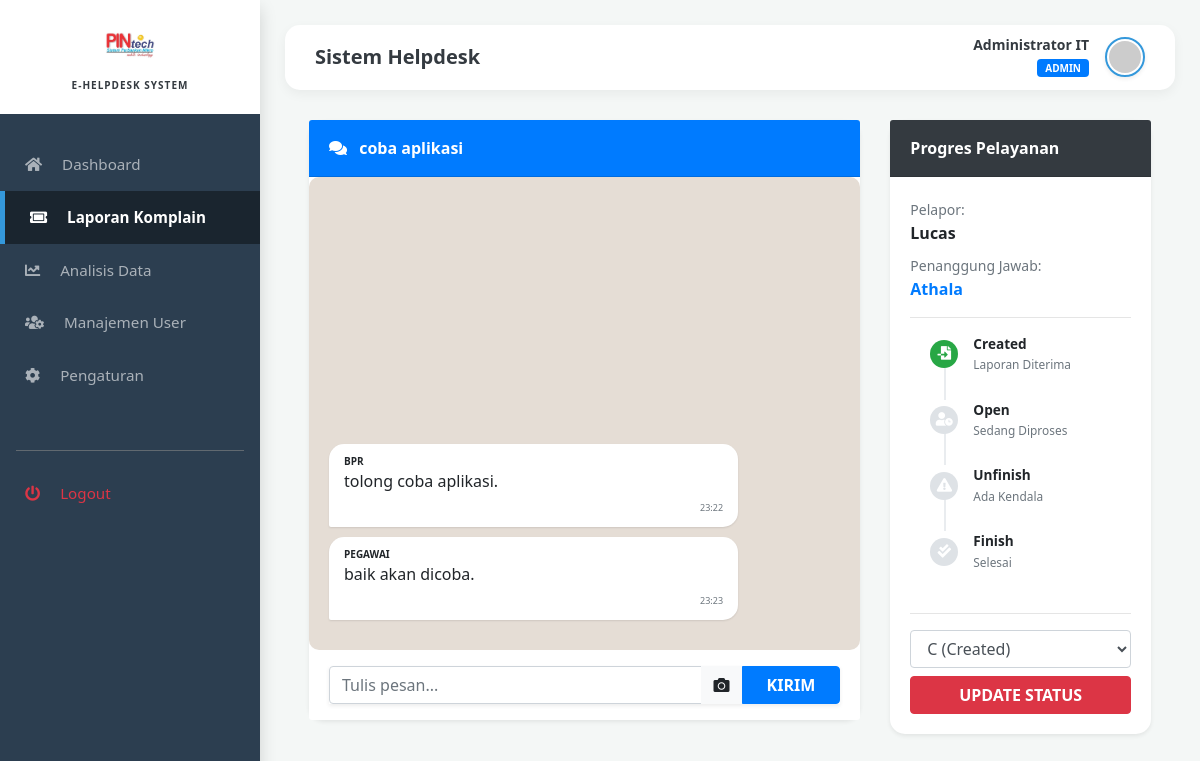
/detail_chat.php?id=5 (signed in), run on the app's committed database.
### tables this page shows
CREATE TABLE `chat` (
  `id_chat` int(11) NOT NULL,
  `id_bpr` int(11) DEFAULT NULL,
  `id_pegawai` int(11) DEFAULT NULL,
  `judul_masalah` varchar(200) DEFAULT NULL,
  `foto` varchar(255) DEFAULT NULL,
  `status` enum('C','O','U','F') DEFAULT 'C',
  `timestamp` datetime DEFAULT current_timestamp()
);

CREATE TABLE `detail_chat` (
  `id_detail` int(11) NOT NULL,
  `id_chat` int(11) DEFAULT NULL,
  `sender_id` int(11) DEFAULT NULL,
  `sender_role` enum('bpr','pegawai','supervisor','admin') DEFAULT NULL,
  `pesan` text DEFAULT NULL,
  `foto_lampiran` varchar(255) DEFAULT NULL,
  `timestamp` datetime DEFAULT current_timestamp()
);

CREATE TABLE `bpr` (
  `id_bpr` int(11) NOT NULL,
  `nama_bpr` varchar(100) DEFAULT NULL,
  `username` varchar(50) DEFAULT NULL,
  `password` varchar(255) DEFAULT NULL,
  `id_pegawai` int(11) DEFAULT NULL,
  `email` varchar(100) DEFAULT NULL,
  `status_akun` enum('pending','aktif') DEFAULT 'pending'
);

CREATE TABLE `pegawai` (
  `id_pegawai` int(11) NOT NULL,
  `nama` varchar(100) DEFAULT NULL,
  `role` enum('admin','pegawai','supervisor') DEFAULT NULL,
  `username` varchar(50) DEFAULT NULL,
  `password` varchar(255) DEFAULT NULL,
  `status_akun` enum('pending','aktif') DEFAULT 'aktif'
);

### detail_chat.php (the view, shortened to what this page needs)
<?php
include 'config.php';
include 'menu.php';
$id_chat = $_GET['id'];
$my_id = $_SESSION['id_user'];
$my_role = $_SESSION['role'];
$sql_info = "SELECT chat.*, bpr.nama_bpr, pegawai.nama as nama_pj
             FROM chat
             JOIN bpr ON chat.id_bpr = bpr.id_bpr
             LEFT JOIN pegawai ON chat.id_pegawai = pegawai.id_pegawai
             WHERE chat.id_chat='$id_chat'";
$query_info = mysqli_query($conn, $sql_info);
$info_chat = mysqli_fetch_array($query_info);
?>
<div class="container-fluid px-4">
    <div class="row">
        <div class="col-md-8">
            <div class="card shadow-sm border-0 chat-container" style="border-radius: 15px;">
                <div class="card-header bg-primary text-white py-3">
                    <span class="font-weight-bold"><i class="fas fa-comments mr-2"></i> <?php echo $info_chat['judul_masalah']; ?></span>
                </div>
                <div class="card-body chat-area d-flex flex-column-reverse">
                    <div>
                        <?php
                        $query_pesan = mysqli_query($conn, "SELECT * FROM detail_chat WHERE id_chat='$id_chat' ORDER BY timestamp ASC");
                        while($p = mysqli_fetch_array($query_pesan)){
                            $is_me = ($p['sender_id'] == $my_id && $p['sender_role'] == $my_role);
                        ?>
                            <div class="bubble <?php echo $is_me ? 'bubble-me' : 'bubble-other'; ?>">
                                <small class="font-weight-bold d-block text-uppercase" style="font-size: 10px;"><?php echo $p['sender_role']; ?></small>
                                <?php echo $p['pesan']; ?>
                                <div class="text-right"><small class="text-muted" style="font-size: 9px;"><?php echo date('H:i', strtotime($p['timestamp'])); ?></small></div>
                            </div>
                        <?php } ?>
                    </div>
                </div>
                <div class="card-footer bg-white border-0 py-3">
                    <form method="POST" enctype="multipart/form-data">
                        <div class="input-group shadow-sm">
                            <input type="text" name="pesan" class="form-control" placeholder="Tulis pesan..." required>
                            <div class="input-group-append">
                                <label class="btn btn-light mb-0" style="cursor:pointer;"><i class="fas fa-camera"></i><input type="file" name="foto" hidden></label>
                                <button name="kirim_pesan" class="btn btn-primary px-4 font-weight-bold">KIRIM</button>
                            </div>
                        </div>
                    </form>
                </div>
            </div>
        </div>
        <div class="col-md-4">
            <div class="card shadow-sm border-0" style="border-radius: 15px;">
                <div class="card-header bg-dark text-white font-weight-bold py-3">Progres Pelayanan</div>
                <div class="card-body">
                    <div class="mb-3">
                        <label class="small text-muted mb-0">Pelapor:</label>
                        <p class="font-weight-bold mb-2"><?php echo $info_chat['nama_bpr']; ?></p>
                        <label class="small text-muted mb-0">Penanggung Jawab:</label>
                        <p class="font-weight-bold text-primary mb-0"><?php echo $info_chat['nama_pj'] ?? 'Mencari Petugas...'; ?></p>
                    </div>
                    <hr>
                    <?php
                        $st = $info_chat['status'];
                        $step = ($st=='O')?2:(($st=='U')?3:(($st=='F')?4:1));
                    ?>
                    <div class="tracking-list mt-3">
                        <div class="tracking-item <?php echo ($step >= 1) ? 'done' : ''; ?>">
                            <div class="t-icon"><i class="fas fa-file-import"></i></div>
                            <div><span class="font-weight-bold d-block">Created</span><small class="text-muted">Laporan Diterima</small></div>
                        </div>
                        <div class="tracking-item <?php echo ($step >= 2) ? ($step > 2 ? 'done' : 'active') : ''; ?>">
                            <div class="t-icon"><i class="fas fa-user-clock"></i></div>
                            <div><span class="font-weight-bold d-block">Open</span><small class="text-muted">Sedang Diproses</small></div>
                        </div>
                        <div class="tracking-item <?php echo ($st == 'U') ? 'warning' : ($step > 3 ? 'done' : ''); ?>">
                            <div class="t-icon"><i class="fas fa-exclamation-triangle"></i></div>
                            <div><span class="font-weight-bold d-block">Unfinish</span><small class="text-muted">Ada Kendala</small></div>
                        </div>
                        <div class="tracking-item <?php echo ($step == 4) ? 'done' : ''; ?>">
                            <div class="t-icon"><i class="fas fa-check-double"></i></div>
                            <div><span class="font-weight-bold d-block">Finish</span><small class="text-muted">Selesai</small></div>
                        </div>
                    </div>
                    <?php if($my_role != 'bpr'): ?>
                    <hr>
                    <form method="POST">
                        <select name="status_baru" class="form-control mb-2">
                            <option value="C" <?php if($st=='C') echo 'selected'; ?>>C (Created)</option>
                        </select>
                        <button name="update_status" class="btn btn-danger btn-block font-weight-bold">UPDATE STATUS</button>
                    </form>
                    <?php endif; ?>
                </div>
            </div>
        </div>
    </div>
</div>

### menu.php (style rules this page uses)
:root { --sidebar-width: 260px; --primary-color: #3498db; --dark-bg: #2c3e50; }
body { background-color: #f4f7f6; font-family: 'Segoe UI', Tahoma, Geneva, Verdana, sans-serif; overflow-x: hidden; }

### detail_chat.php (style rules this page uses)
.chat-container { height: calc(100vh - 200px); min-height: 500px; }
.chat-area { height: 80%; overflow-y: auto; background-color: #e5ddd5; padding: 20px; border-radius: 10px; }
.bubble { max-width: 80%; padding: 10px 15px; border-radius: 15px; margin-bottom: 10px; box-shadow: 0 1px 2px rgba(0,0,0,0.1); }
.bubble-other { background-color: #ffffff; margin-right: auto; border-bottom-left-radius: 2px; }
.tracking-list { position: relative; padding-left: 20px; font-size: 0.85rem; }
.tracking-item { position: relative; padding-bottom: 25px; display: flex; align-items: center; }
.tracking-item::before { content: ""; position: absolute; left: 14px; top: 25px; bottom: 0; width: 2px; background: #e9ecef; }
.tracking-item:last-child::before { display: none; }
.t-icon { width: 28px; height: 28px; border-radius: 50%; background: #dee2e6; color: white; display: flex; align-items: center; justify-content: center; z-index: 2; margin-right: 15px; }
.tracking-item.done .t-icon { background: #28a745; }

### data on the page
chat: judul_masalah "coba aplikasi", id_bpr.nama_bpr "Lucas", id_pegawai.nama "Athala", status_baru "C (Created)"
detail_chat: sender_role "BPR", pesan "tolong coba aplikasi.", timestamp "23:22"
detail_chat: sender_role "PEGAWAI", pesan "baik akan dicoba.", timestamp "23:23"

### other printed values
$_SESSION['nama'] "Administrator IT"
$_SESSION['role'] "ADMIN"
